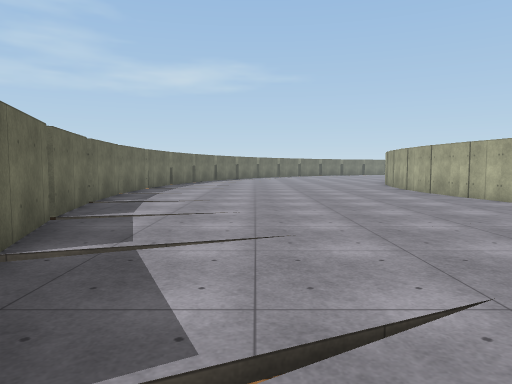
[1] (above)

21 first-person views from a walk through a 3-D level made in the Unity game engine. The camera is 1.4 m above the floor, tilts 4° down and sees 70° across. The floor is counted in squares, 2 m on a side. Each view is taken from the middle of a square. On the plan, view 1 faces up. The plan holds only what a view shows up to about 11 squares ahead; the rest is blank. The place goes on beyond the plan. Surface patterns are stand-ins for the level's own textures.

[2]
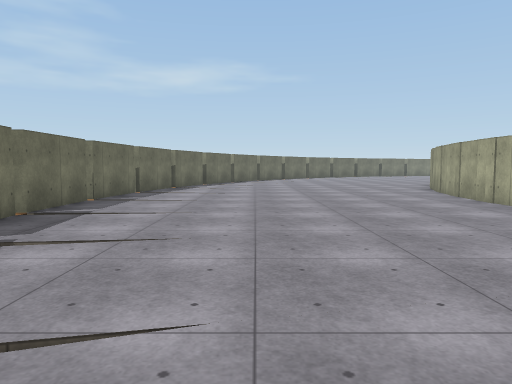

[3]
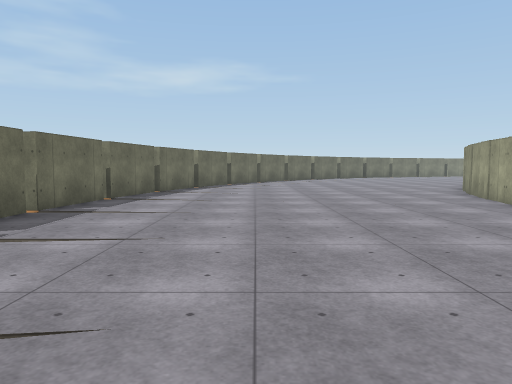

[4]
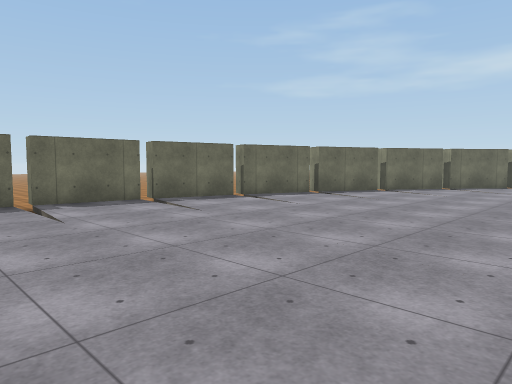

[5]
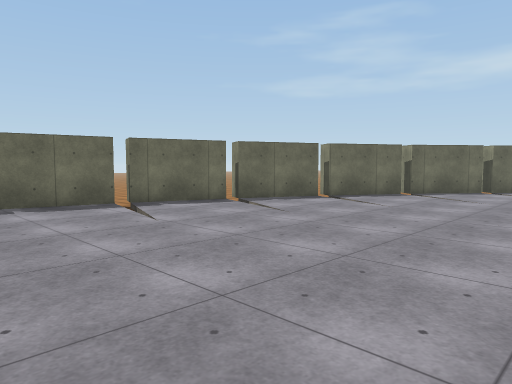

[6]
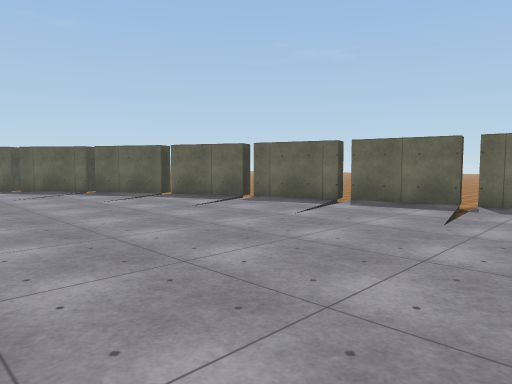

[7]
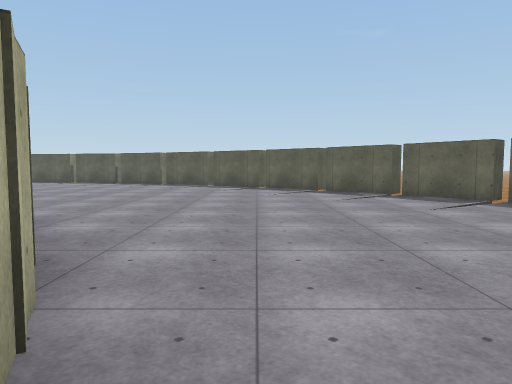

[8]
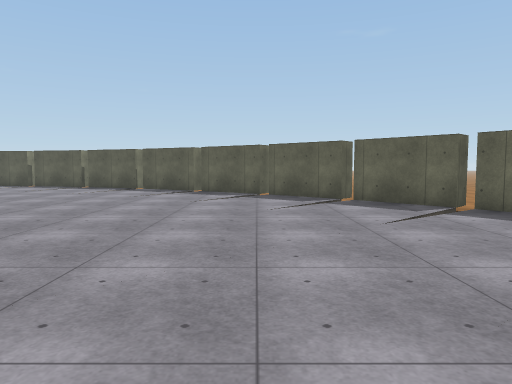

[9]
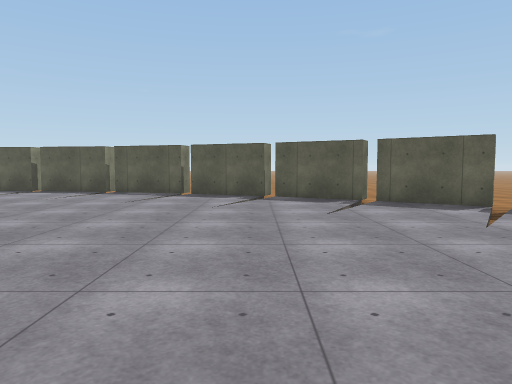

[10]
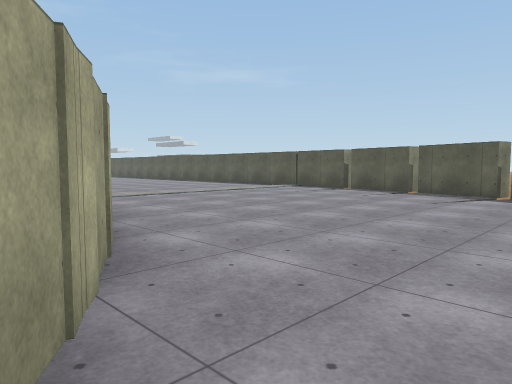

[11]
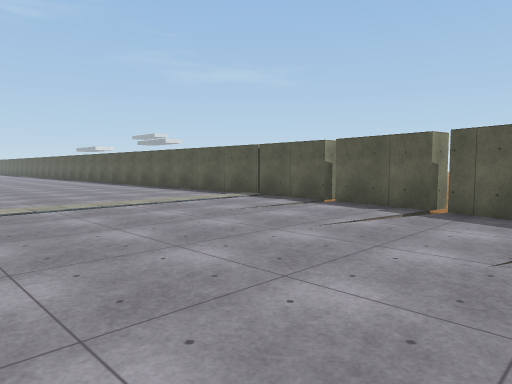

[12]
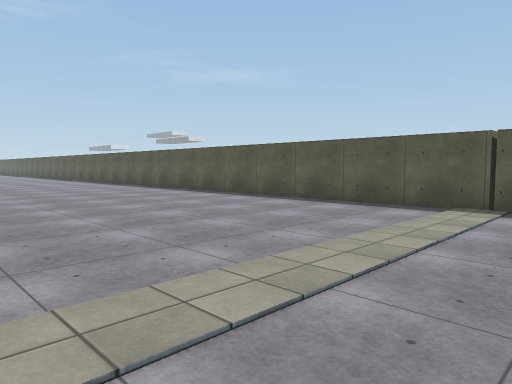

[13]
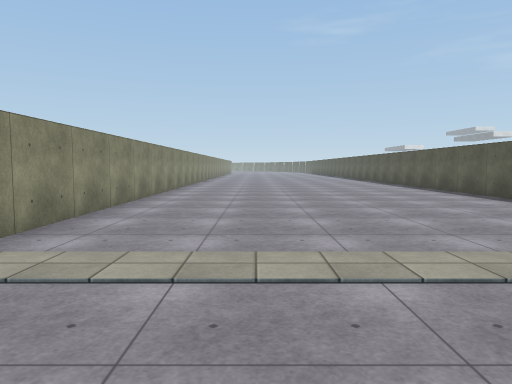

[14]
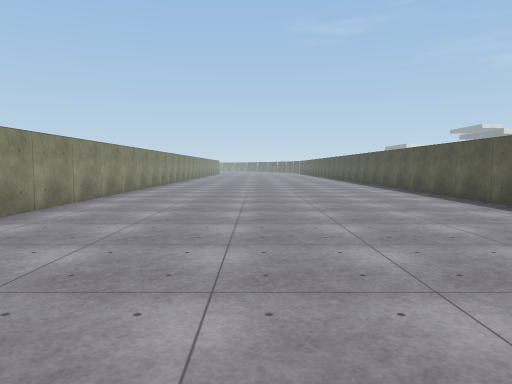

[15]
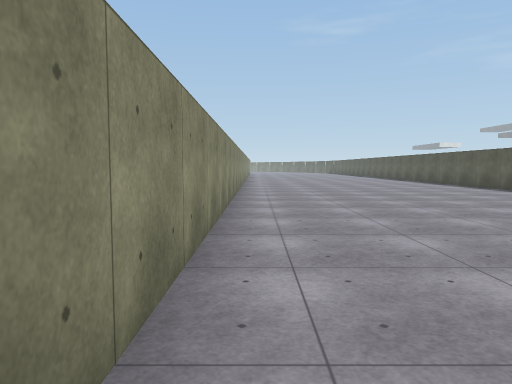

[16]
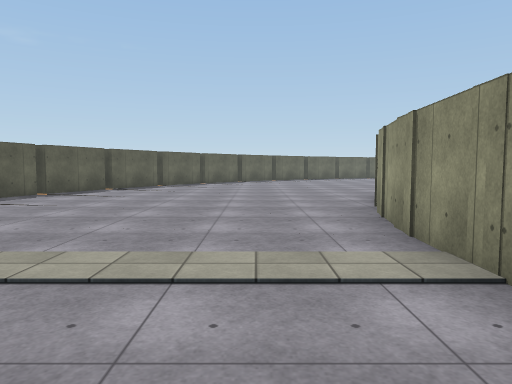

[17]
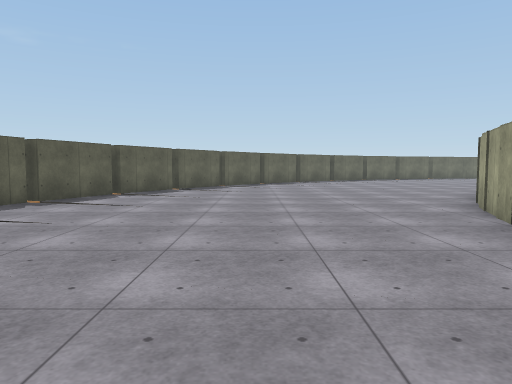

[18]
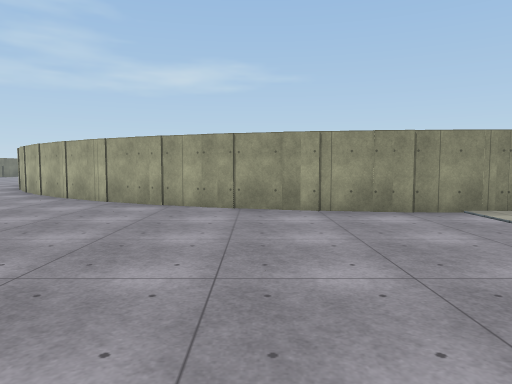

[19]
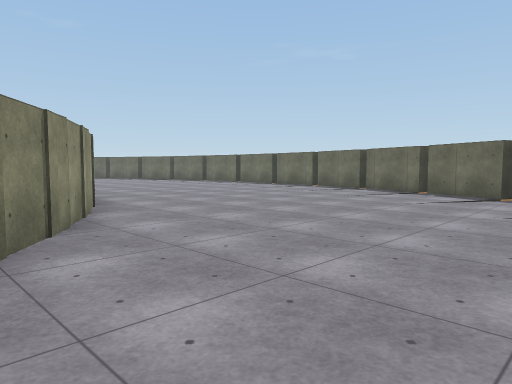

[20]
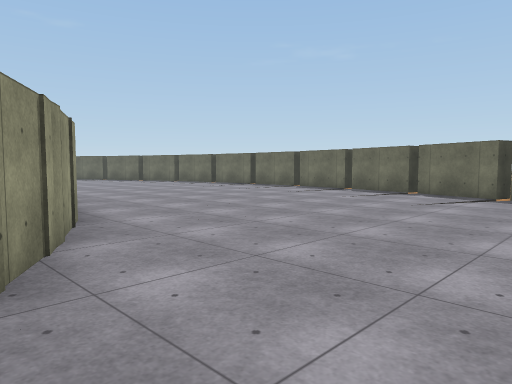

[21]
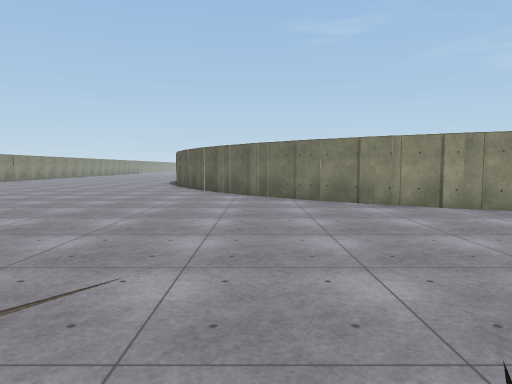

### Floor plan
Key: @ floor where view 1 was taken; # wall or solid block; x gap in a wall; . main floor; - floor 0.25 m lower than the main floor; / step, stairs or slope.
Columns run from 4 left of view 1 to 27 right of it. Each row starts with its distance up from view 1.
 22    ##/.........#
 21   -#../.......##
 20   ##.........##
 19  -#.........##
 18  ##........##
 17  #........##
 16  x//......#
 15  #........#
 14 ##.......##
 13 #........#
 12 x........#
 11 #........#
 10 #........#
  9 x........#
  8 #........#
  7 ##.......#
  6  #........
  5  x//......#
  4  #........##
  3  ##........##
  2  -#.........##
  1   ##.........##
  0    #@./.......##
 -1    ##/.........####
 -2    -#.............##############
 -3      #..........................
 -4      ##.........................
 -5       ##.././...................
 -6        ##/.././.................
 -7         -##/./..................
 -8           ###/./................
 -9             ###/................
-10              -#x###.............
-11                  # x############

Where each view was taken, in squares from view 1:
view 1: 0 up, 0 right, facing up
view 2: 4 up, 0 right, facing up
view 3: 6 up, 0 right, facing up
view 4: 10 up, 4 right, facing up-left
view 5: 13 up, 4 right, facing up-left
view 6: 9 up, 4 right, facing down-left
view 7: 6 up, 5 right, facing down
view 8: 3 up, 5 right, facing down
view 9: 0 up, 9 right, facing down
view 10: 0 up, 9 right, facing down-right
view 11: 4 down, 11 right, facing down-right
view 12: 4 down, 16 right, facing down-right
view 13: 5 down, 15 right, facing right
view 14: 6 down, 18 right, facing right
view 15: 3 down, 20 right, facing right
view 16: 4 down, 20 right, facing left
view 17: 5 down, 18 right, facing left
view 18: 8 down, 14 right, facing up
view 19: 22 up, 8 right, facing down-left
view 20: 20 up, 7 right, facing down-left
view 21: 20 up, 0 right, facing right
